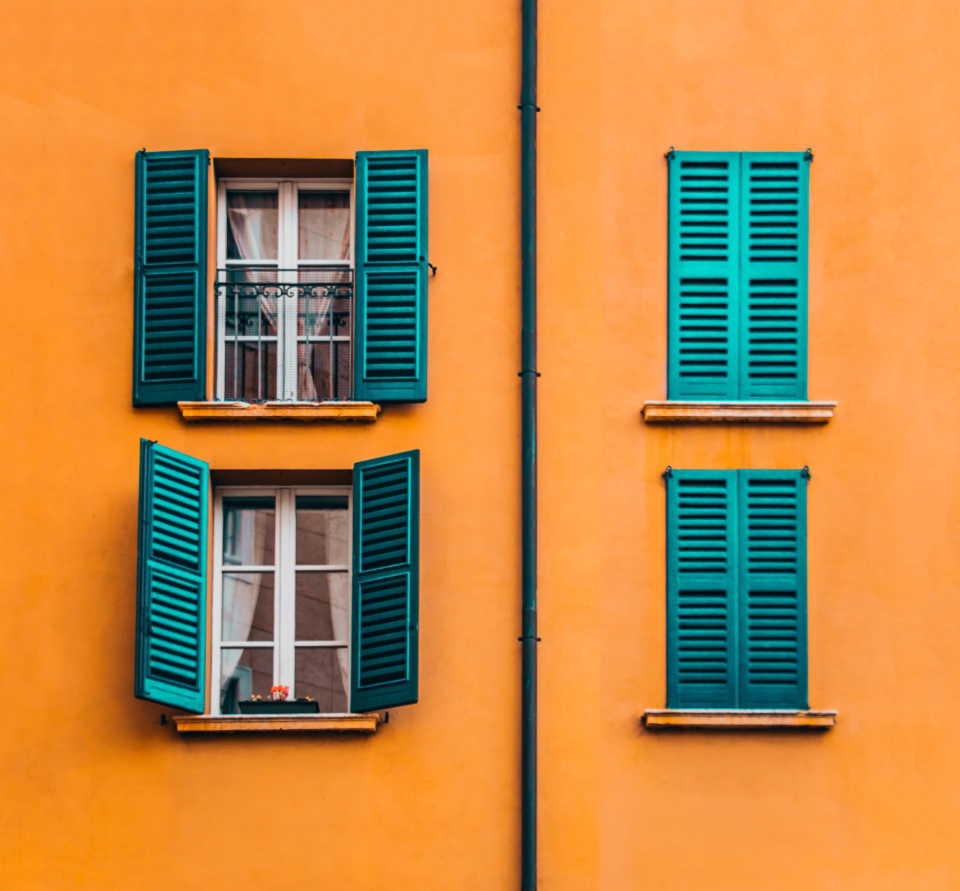
#> input picture images/original-sample.jpg, 1920 x 1782 px (shown at 1/2 size)
$ python app.py
#> lines starting #> are read from the running program, lines starting #| are printed output that depends on the picture; after the words box and inside, x2 and y2 are one past the last pixel; in counts of white or black regions, pixels touching at a corner belong together
import cv2
import numpy as np

def detect_forgery(original_image_path, forged_image_path, block_size=16, threshold=0.99):
    # Load the original and forged images
#> called with original_image_path = './images/original-sample.jpg', forged_image_path = './images/forged-sample-1.jpg', block_size = 90, threshold = 0.99
    original_image = cv2.imread(original_image_path)
#> original_image is the input picture: shape (1782, 1920, 3); mean B, G, R 72.9, 135.7, 190.1
    forged_image = cv2.imread(forged_image_path)
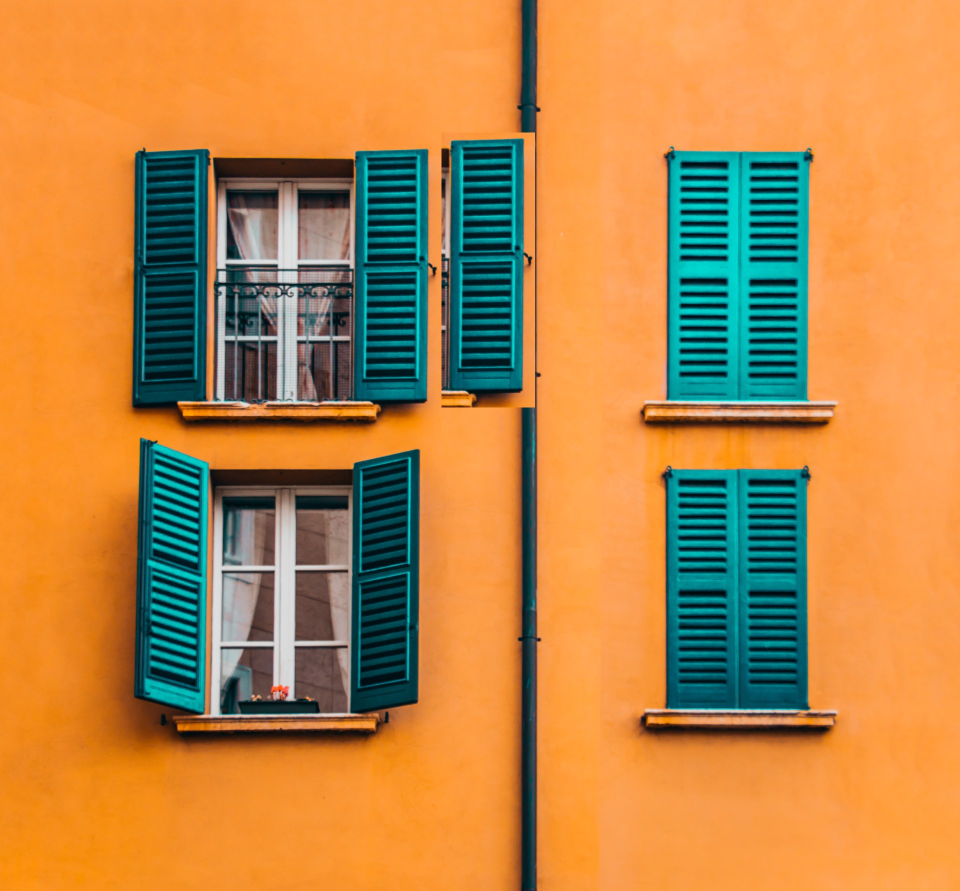
#> input picture images/forged-sample-1.jpg, 1920 x 1782 px (shown at 1/2 size)
#> forged_image is the input picture: shape (1782, 1920, 3); mean B, G, R 73.6, 134.6, 185.4

    # Convert images to grayscale
    original_gray = cv2.cvtColor(original_image, cv2.COLOR_BGR2GRAY)
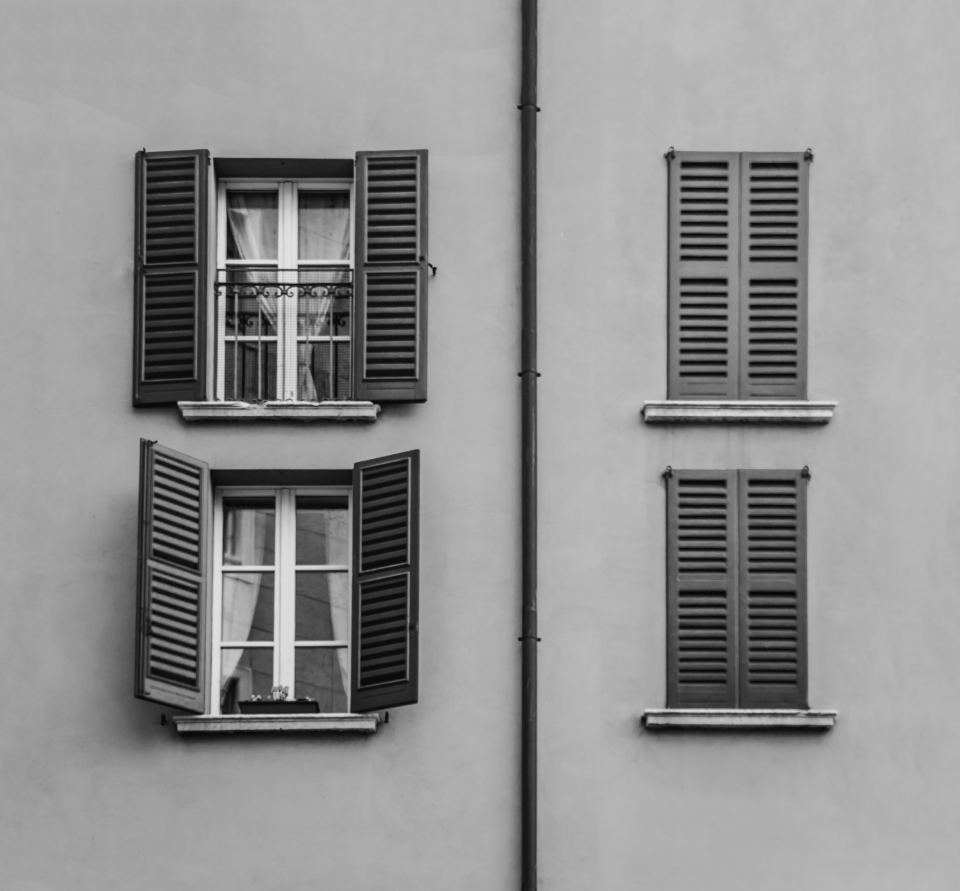
#> original_gray: shape (1782, 1920) (shown at 1/2 size); min 5, max 230, mean 144.8
    forged_gray = cv2.cvtColor(forged_image, cv2.COLOR_BGR2GRAY)
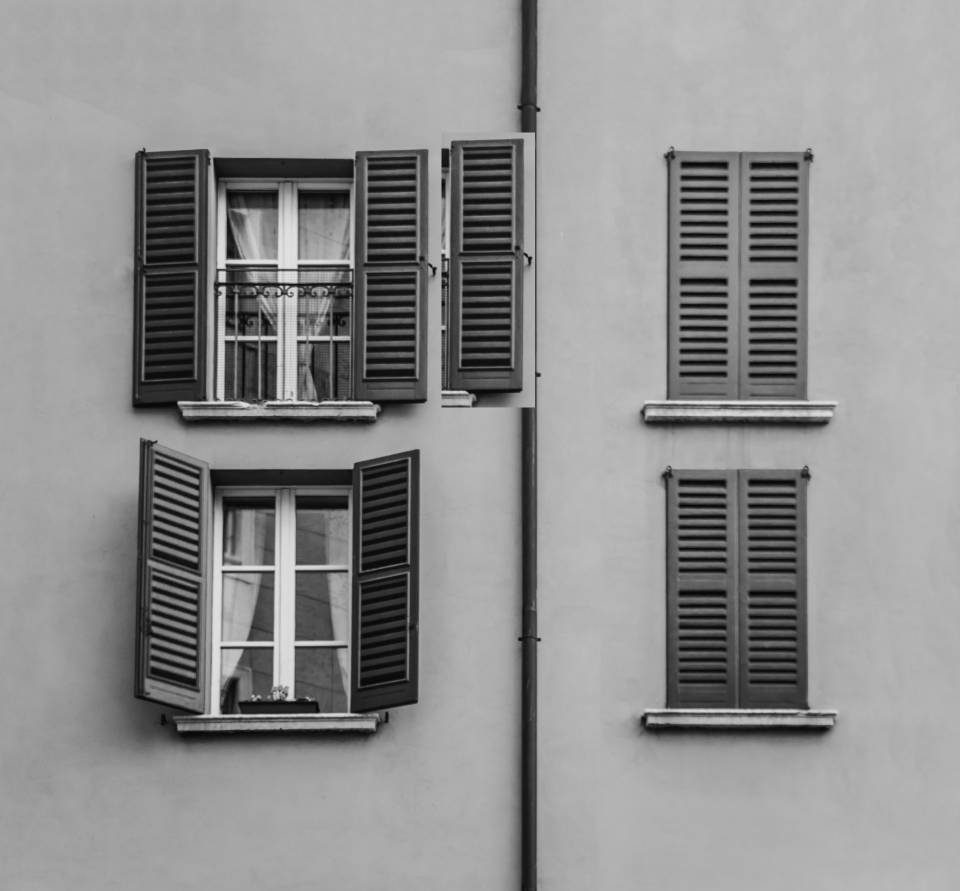
#> forged_gray: shape (1782, 1920) (shown at 1/2 size); min 5, max 230, mean 142.8

    # Divide images into blocks
    original_blocks = []
    forged_blocks = []
    for i in range(0, original_gray.shape[0] - block_size, block_size):
        for j in range(0, original_gray.shape[1] - block_size, block_size):
            original_block = original_gray[i:i+block_size, j:j+block_size]
            forged_block = forged_gray[i:i+block_size, j:j+block_size]
            original_blocks.append(original_block)
            forged_blocks.append(forged_block)
#> after the loop, forged_blocks = 399 items; original_blocks = 399 items

    # Compute block-wise absolute difference and compare
    diff_scores = []
    for original_block, forged_block in zip(original_blocks, forged_blocks):
        diff = cv2.absdiff(original_block, forged_block)
        diff_score = 1.0 - (np.mean(diff) / 255.0)
        diff_scores.append(diff_score)
#> this loop made 399 passes
#> diff_score on passes 1 to 3: 1, 1, 1
#> pass 2, in detect_forgery, `diff = cv2.absdiff(original_block, forged_block)`:
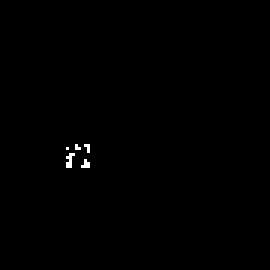
#> diff: shape (90, 90) (shown 3 times larger); values 0 (black) and 1 (white), 0.28% white in thin lines or dots, all inside (x1, y1, x2, y2) = (22, 48, 30, 56)
#> after the loop, diff_scores = 399 values, max 1 at index 0, min 0.528 at index 157, mean 0.988

    # Identify forged blocks based on the difference scores
    forged_blocks_indices = [i for i, score in enumerate(diff_scores) if score < threshold]
#> forged_blocks_indices = [53, 72, 73, 74, 93, 94, 95, 114, 115, 116, 135, 136, 137, 156, 157, 158, 177, 178, 179, 199, 200]

    # Create a copy of the forged image for drawing the detected regions
    result = forged_image.copy()

    # Draw rectangles around the detected forged regions
    for index in forged_blocks_indices:
        x = (index % (original_gray.shape[1] // block_size)) * block_size
        y = (index // (original_gray.shape[1] // block_size)) * block_size
        cv2.rectangle(result, (x, y), (x + block_size, y + block_size), (0, 0, 255), 2)
#> this loop made 21 passes
#> (index, x, y) on passes 1 to 12: (53, 990, 180), (72, 810, 270), (73, 900, 270), (74, 990, 270), (93, 810, 360), (94, 900, 360), (95, 990, 360), (114, 810, 450), (115, 900, 450), (116, 990, 450), (135, 810, 540), (136, 900, 540)
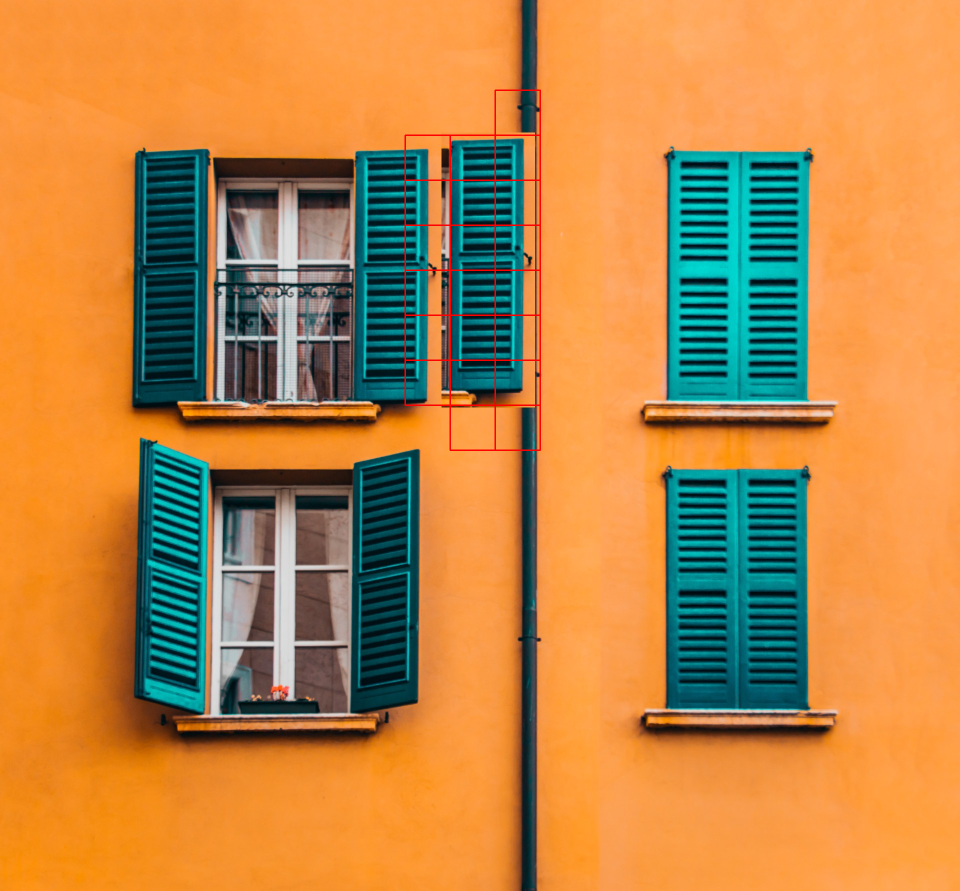
#> result: shape (1782, 1920, 3) (shown at 1/2 size); 0.41% of pixels changed, all inside (x1, y1, x2, y2) = (809, 179, 1082, 902)

    # Display the result
    # let's downscale the image using new  width and height
    down_width = 500
    down_height = 500
    down_points = (down_width, down_height)
    img1 = cv2.resize(result, down_points, interpolation= cv2.INTER_LINEAR)
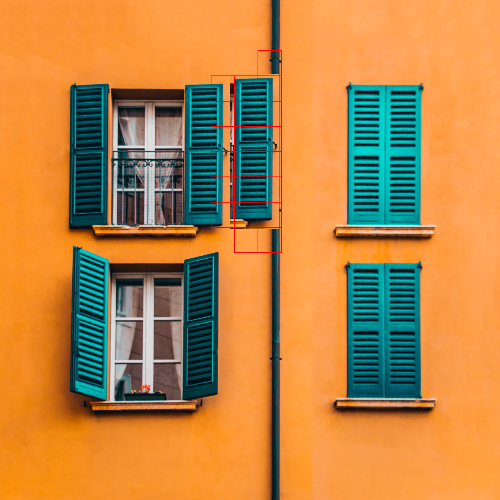
#> img1: shape (500, 500, 3); mean B, G, R 73.2, 134.1, 185.8
    img2 = cv2.resize(original_image, down_points, interpolation= cv2.INTER_LINEAR)
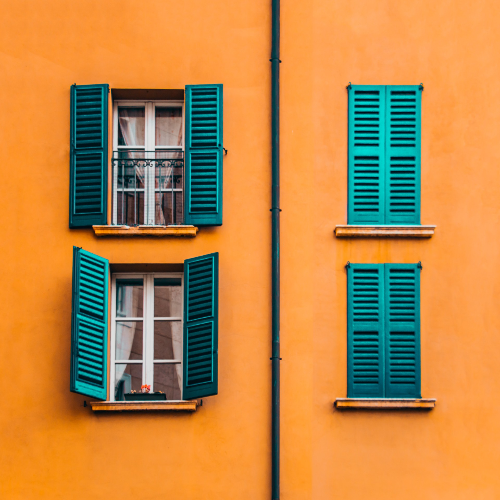
#> img2: shape (500, 500, 3); mean B, G, R 72.8, 135.6, 190.1
    cv2.imshow("Original", img2)
    cv2.imshow('Result', img1)
    cv2.waitKey(0)
    cv2.destroyAllWindows()

# Usage example
detect_forgery('./images/original-sample.jpg', './images/forged-sample-1.jpg', block_size=90, threshold=0.99)
